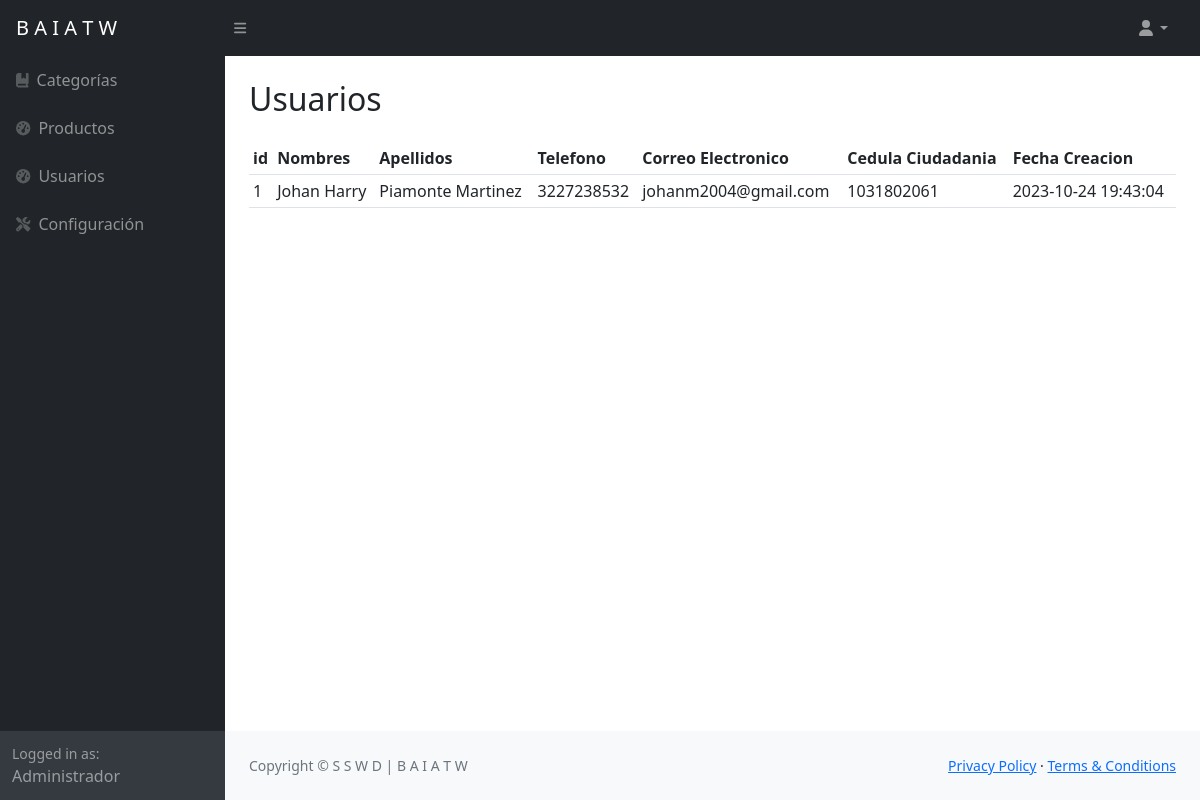
Screenshot of /centro-Admin/src/Usuarios/index.php (signed in) with the database file from the repository.
### tables this page shows
CREATE TABLE `clientes` (
  `id` int NOT NULL AUTO_INCREMENT,
  `nombres` varchar(80) NOT NULL,
  `apellidos` varchar(80) NOT NULL,
  `email` varchar(80) NOT NULL,
  `telefono` varchar(80) NOT NULL,
  `identificacion` varchar(45) NOT NULL,
  `estatus` tinyint NOT NULL,
  `fecha_alta` datetime NOT NULL,
  `fecha_modificacion` datetime DEFAULT NULL,
  `fecha_baja` datetime DEFAULT NULL,
  PRIMARY KEY (`id`)
);

### centro-Admin/src/Usuarios/index.php (the view, shortened to what this page needs)
<?php
require_once '../header.php';
$db = new Database();
$con = $db->conectar();
$sql = "SELECT id, nombres, apellidos, email, telefono, identificacion, fecha_alta FROM clientes WHERE estatus = 1";
$resultado = $con->query($sql);
$usuarios = $resultado->fetchAll(PDO::FETCH_ASSOC);
?>
<main>
    <div class="container-fluid px-4">
        <h2 class="mt-4 pb-3">Usuarios</h2>
        <div class="table-resposive">
            <table class="table table-hover table-sm">
                <thead>
                    <tr>
                        <th>id</th>
                        <th>Nombres</th>
                        <th>Apellidos</th>
                        <th>Telefono</th>
                        <th>Correo Electronico</th>
                        <th>Cedula Ciudadania</th>
                        <th>Fecha Creacion</th>
                    </tr>
                </thead>
                <tbody>
                    <?php foreach($usuarios as $usuario) {?>
                        <tr>
                            <td><?php echo $usuario['id']; ?></td>
                            <td><?php echo $usuario['nombres']; ?></td>
                            <td><?php echo $usuario['apellidos']; ?></td>
                            <td><?php echo $usuario['telefono']; ?></td>
                            <td><?php echo $usuario['email']; ?></td>
                            <td><?php echo $usuario['identificacion']; ?></td>
                            <td><?php echo $usuario['fecha_alta']; ?></td>
                        </tr>
                    <?php }?>
                </tbody>
            </table>
        </div>
    </div>
</main>
<?php include '../footer.php'; ?>

### rows the page displays
clientes: id "1", nombres "Johan Harry", apellidos "Piamonte Martinez", telefono "3227238532", email "johanm2004@gmail.com", identificacion "1031802061", fecha_alta "2023-10-24 19:43:04"
